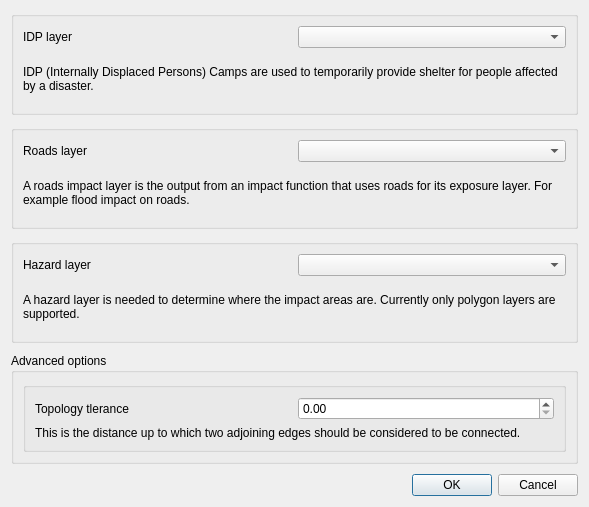
<?xml version="1.0" encoding="UTF-8"?>
<ui version="4.0">
 <class>RoutingAnalysisDialogBase</class>
 <widget class="QDialog" name="RoutingAnalysisDialogBase">
  <property name="geometry">
   <rect>
    <x>0</x>
    <y>0</y>
    <width>589</width>
    <height>507</height>
   </rect>
  </property>
  <property name="windowTitle">
   <string>Hazard to IDP Routing</string>
  </property>
  <layout class="QGridLayout" name="gridLayout_2">
   <property name="spacing">
    <number>10</number>
   </property>
   <item row="0" column="0">
    <widget class="QGroupBox" name="groupBox">
     <property name="title">
      <string/>
     </property>
     <layout class="QVBoxLayout" name="verticalLayout">
      <item>
       <layout class="QHBoxLayout" name="horizontalLayout">
        <item>
         <widget class="QLabel" name="label">
          <property name="text">
           <string>IDP layer</string>
          </property>
         </widget>
        </item>
        <item>
         <widget class="QComboBox" name="comboBox"/>
        </item>
       </layout>
      </item>
      <item>
       <widget class="QLabel" name="label_3">
        <property name="frameShape">
         <enum>QFrame::NoFrame</enum>
        </property>
        <property name="text">
         <string>IDP (Internally Displaced Persons) Camps are used to temporarily provide shelter for people affected by a disaster.</string>
        </property>
        <property name="scaledContents">
         <bool>false</bool>
        </property>
        <property name="wordWrap">
         <bool>true</bool>
        </property>
       </widget>
      </item>
     </layout>
    </widget>
   </item>
   <item row="1" column="0">
    <widget class="QGroupBox" name="groupBox_2">
     <property name="title">
      <string/>
     </property>
     <layout class="QVBoxLayout" name="verticalLayout_2">
      <item>
       <layout class="QHBoxLayout" name="horizontalLayout_2">
        <item>
         <widget class="QLabel" name="label_2">
          <property name="text">
           <string>Roads layer</string>
          </property>
         </widget>
        </item>
        <item>
         <widget class="QComboBox" name="comboBox_2"/>
        </item>
       </layout>
      </item>
      <item>
       <widget class="QLabel" name="label_4">
        <property name="text">
         <string>A roads impact layer is the output from an impact function that uses roads for its exposure layer. For example flood impact on roads.</string>
        </property>
        <property name="wordWrap">
         <bool>true</bool>
        </property>
       </widget>
      </item>
     </layout>
    </widget>
   </item>
   <item row="8" column="0">
    <widget class="QDialogButtonBox" name="button_box">
     <property name="orientation">
      <enum>Qt::Horizontal</enum>
     </property>
     <property name="standardButtons">
      <set>QDialogButtonBox::Cancel|QDialogButtonBox::Ok</set>
     </property>
    </widget>
   </item>
   <item row="2" column="0">
    <widget class="QGroupBox" name="groupBox_3">
     <property name="title">
      <string/>
     </property>
     <layout class="QVBoxLayout" name="verticalLayout_3">
      <item>
       <layout class="QHBoxLayout" name="horizontalLayout_3">
        <item>
         <widget class="QLabel" name="label_5">
          <property name="text">
           <string>Hazard layer</string>
          </property>
         </widget>
        </item>
        <item>
         <widget class="QComboBox" name="comboBox_3"/>
        </item>
       </layout>
      </item>
      <item>
       <widget class="QLabel" name="label_6">
        <property name="text">
         <string>A hazard layer is needed to determine where the impact areas are. Currently only polygon layers are supported.</string>
        </property>
        <property name="wordWrap">
         <bool>true</bool>
        </property>
       </widget>
      </item>
     </layout>
    </widget>
   </item>
   <item row="3" column="0">
    <widget class="QGroupBox" name="groupBox_4">
     <property name="title">
      <string>Advanced options</string>
     </property>
     <layout class="QVBoxLayout" name="verticalLayout_4">
      <item>
       <widget class="QGroupBox" name="groupBox_5">
        <property name="title">
         <string/>
        </property>
        <layout class="QVBoxLayout" name="verticalLayout_5">
         <item>
          <layout class="QHBoxLayout" name="horizontalLayout_4">
           <item>
            <widget class="QLabel" name="label_7">
             <property name="text">
              <string>Topology tlerance</string>
             </property>
            </widget>
           </item>
           <item>
            <widget class="QDoubleSpinBox" name="doubleSpinBox"/>
           </item>
          </layout>
         </item>
         <item>
          <widget class="QLabel" name="label_8">
           <property name="text">
            <string>This is the distance up to which two adjoining edges should be considered to be connected.</string>
           </property>
           <property name="wordWrap">
            <bool>true</bool>
           </property>
          </widget>
         </item>
        </layout>
       </widget>
      </item>
     </layout>
    </widget>
   </item>
  </layout>
 </widget>
 <resources/>
 <connections>
  <connection>
   <sender>button_box</sender>
   <signal>accepted()</signal>
   <receiver>RoutingAnalysisDialogBase</receiver>
   <slot>accept()</slot>
   <hints>
    <hint type="sourcelabel">
     <x>248</x>
     <y>254</y>
    </hint>
    <hint type="destinationlabel">
     <x>157</x>
     <y>274</y>
    </hint>
   </hints>
  </connection>
  <connection>
   <sender>button_box</sender>
   <signal>rejected()</signal>
   <receiver>RoutingAnalysisDialogBase</receiver>
   <slot>reject()</slot>
   <hints>
    <hint type="sourcelabel">
     <x>316</x>
     <y>260</y>
    </hint>
    <hint type="destinationlabel">
     <x>286</x>
     <y>274</y>
    </hint>
   </hints>
  </connection>
 </connections>
</ui>
